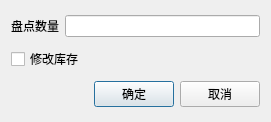
<?xml version="1.0" encoding="UTF-8"?>
<ui version="4.0">
 <class>w_i_inventory_stocking_change_change_dialog</class>
 <widget class="QDialog" name="w_i_inventory_stocking_change_change_dialog">
  <property name="geometry">
   <rect>
    <x>0</x>
    <y>0</y>
    <width>271</width>
    <height>122</height>
   </rect>
  </property>
  <property name="windowTitle">
   <string>Dialog</string>
  </property>
  <layout class="QVBoxLayout" name="verticalLayout">
   <item>
    <layout class="QHBoxLayout" name="horizontalLayout_2">
     <item>
      <widget class="QLabel" name="label">
       <property name="text">
        <string>盘点数量</string>
       </property>
      </widget>
     </item>
     <item>
      <widget class="lds_lineedit_selectedall" name="lineEdit"/>
     </item>
    </layout>
   </item>
   <item>
    <widget class="lds_CheckBox" name="checkBox">
     <property name="text">
      <string>修改库存</string>
     </property>
    </widget>
   </item>
   <item>
    <layout class="QHBoxLayout" name="horizontalLayout">
     <item>
      <spacer name="horizontalSpacer">
       <property name="orientation">
        <enum>Qt::Horizontal</enum>
       </property>
       <property name="sizeHint" stdset="0">
        <size>
         <width>40</width>
         <height>20</height>
        </size>
       </property>
      </spacer>
     </item>
     <item>
      <widget class="lds_toolbar_button" name="pushButton">
       <property name="text">
        <string>确定</string>
       </property>
      </widget>
     </item>
     <item>
      <widget class="lds_toolbar_button" name="pushButton_2">
       <property name="text">
        <string>取消</string>
       </property>
      </widget>
     </item>
    </layout>
   </item>
  </layout>
 </widget>
 <customwidgets>
  <customwidget>
   <class>lds_toolbar_button</class>
   <extends>QPushButton</extends>
   <header>lds_toolbar_button.h</header>
  </customwidget>
  <customwidget>
   <class>lds_lineedit_selectedall</class>
   <extends>QLineEdit</extends>
   <header>lds_lineedit_selectedall.h</header>
  </customwidget>
  <customwidget>
   <class>lds_CheckBox</class>
   <extends>QCheckBox</extends>
   <header>lds_checkbox.h</header>
  </customwidget>
 </customwidgets>
 <resources/>
 <connections>
  <connection>
   <sender>pushButton</sender>
   <signal>clicked()</signal>
   <receiver>w_i_inventory_stocking_change_change_dialog</receiver>
   <slot>accept()</slot>
   <hints>
    <hint type="sourcelabel">
     <x>121</x>
     <y>99</y>
    </hint>
    <hint type="destinationlabel">
     <x>47</x>
     <y>114</y>
    </hint>
   </hints>
  </connection>
  <connection>
   <sender>pushButton_2</sender>
   <signal>clicked()</signal>
   <receiver>w_i_inventory_stocking_change_change_dialog</receiver>
   <slot>reject()</slot>
   <hints>
    <hint type="sourcelabel">
     <x>216</x>
     <y>91</y>
    </hint>
    <hint type="destinationlabel">
     <x>63</x>
     <y>98</y>
    </hint>
   </hints>
  </connection>
 </connections>
</ui>
